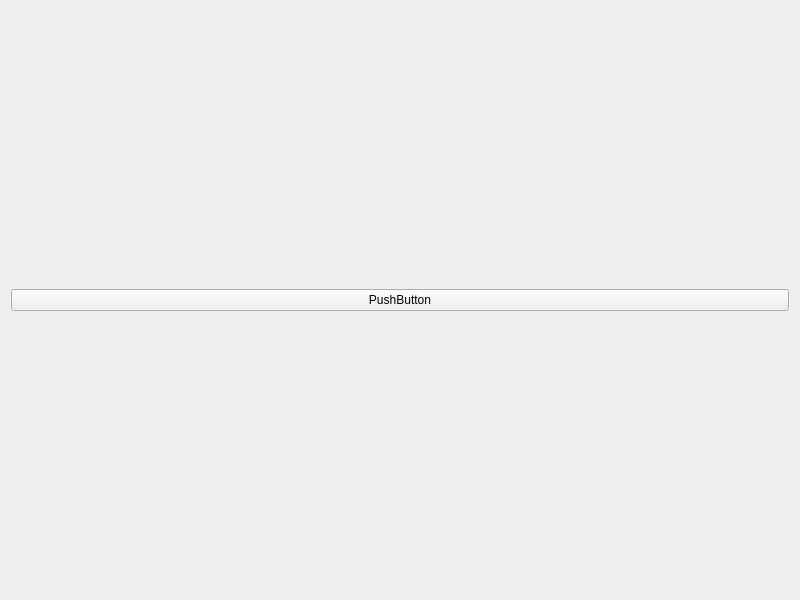
<?xml version="1.0" encoding="UTF-8"?>
<ui version="4.0">
 <class>test_2</class>
 <widget class="QWidget" name="test_2">
  <property name="geometry">
   <rect>
    <x>0</x>
    <y>0</y>
    <width>800</width>
    <height>600</height>
   </rect>
  </property>
  <property name="windowTitle">
   <string>test_2</string>
  </property>
  <layout class="QVBoxLayout" name="verticalLayout_4">
   <item>
    <layout class="QVBoxLayout" name="verticalLayout_3">
     <item>
      <widget class="QPushButton" name="pushButton">
       <property name="text">
        <string>PushButton</string>
       </property>
      </widget>
     </item>
    </layout>
   </item>
  </layout>
 </widget>
 <resources/>
 <connections/>
</ui>
